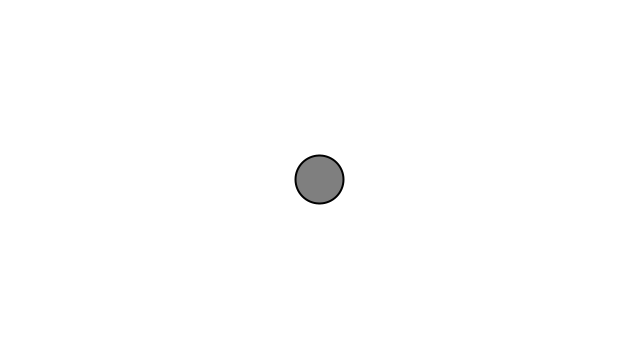
Frame 1 (no input)
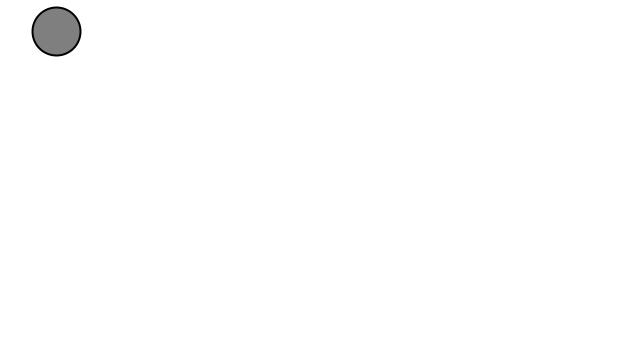
Frame 60 (the mouse pressed at the canvas centre just before this capture)
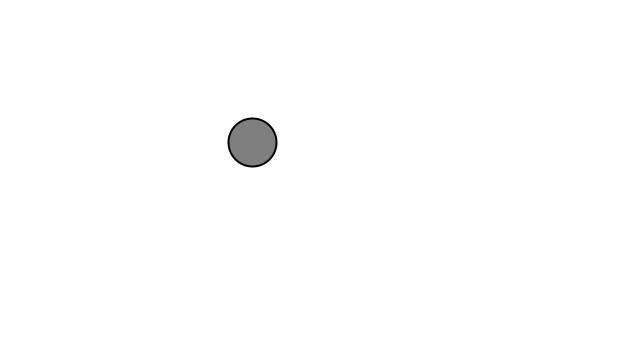
Frame 120 (the mouse held since frame 60 and released just before this capture)

The Processing sketch that drew these frames (run headless with seeded random() and noise(); from frame 60 on, the mouse is pressed at the canvas centre):

// Processing sketch: n1_3_acceleration
// ── n1_3_acceleration.pde
Mover m;
void setup() {
  size(640, 360);
  m = new Mover();
}
void draw() {
  background(255);
  m.update();
  m.edges();
  m.display();
}
// ── Mover.pde
class Mover {
  PVector location;
  PVector velocity;
  PVector acceleration;
  
  Mover() {
    location = new PVector(width/2, height/2);
    velocity = new PVector(0, 0);
    acceleration = new PVector(0, 0);
  }
  void update() {
    PVector mouse = new PVector(mouseX, mouseY);
    mouse.sub(location);
    mouse.setMag(0.5);
    acceleration = mouse;
    
    velocity.add(acceleration);
    location.add(velocity);
    velocity.limit(5);
    
    //acceleration = PVector.random2D();
  }
  void edges() {
    if (location.x > width)   location.x = 0;
    if (location.x < 0)       location.x = width;
    if (location.y > height)  location.y = 0;
    if (location.y < 0)       location.y = height;
  }
  void display() {
    stroke(0);
    strokeWeight(2);
    fill(127);
    ellipse(location.x, location.y, 48, 48);
  }
}
